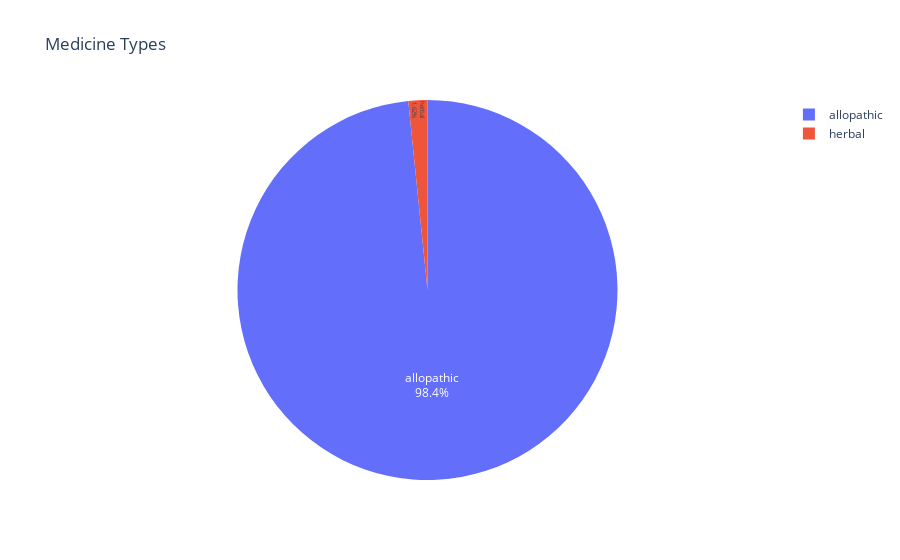

The notebook cell this image was saved under:
### Markdown cell above
### Medicine Types

### Code cell
fig = px.pie(df_med['type'].value_counts().reset_index().rename(columns={'index':'Type', 'type':'count'}), values='count', names='Type', title='Medicine Types')
fig.update_traces(textposition='inside', textinfo='percent+label')
fig.show()
printmd("#### Huge gap between allopathic and herbal medicines")

### Figure 1 — Plotly figure (JSON) as saved in the notebook; plotly's stock layout.template omitted (floating-point values rounded to 4 significant figures)
{"data": [{"domain": {"x": [0.0, 1.0], "y": [0.0, 1.0]}, "hovertemplate": "Type=%{label}<br>count=%{value}<extra></extra>", "labels": ["allopathic", "herbal"], "legendgroup": "", "name": "", "showlegend": true, "textinfo": "percent+label", "textposition": "inside", "type": "pie", "values": [21363, 351]}], "layout": {"legend": {"tracegroupgap": 0}, "title": {"text": "Medicine Types"}}}
